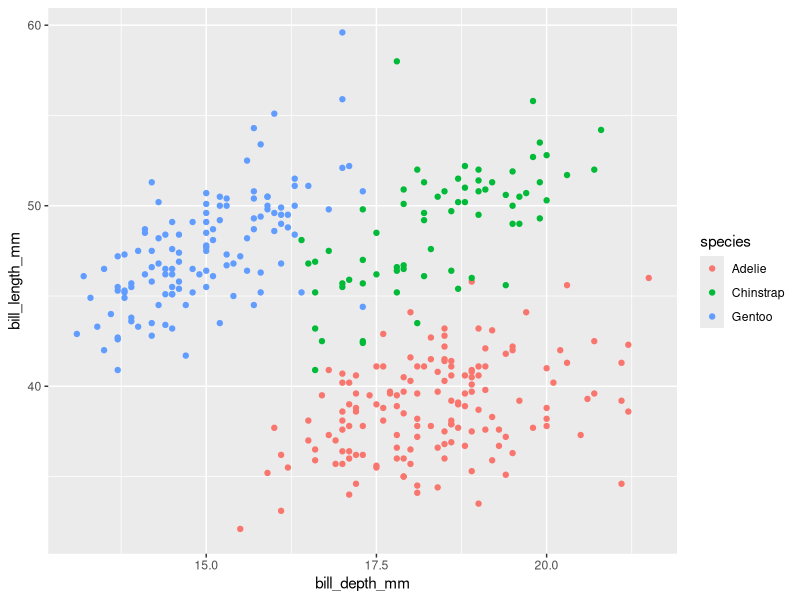

Write the R code that produced this figure.
### Created by Roland Lacap
### 02/08/2021
### We installed "palmerpenguins" for this exercise. 
#########################################################

###Load Libraries#######################################
library(tidyverse) #make sure this is in every script
library(palmerpenguins)
glimpse(penguins)

###
ggplot(data=penguins,
       mapping = aes(x = bill_depth_mm,
                     y = bill_length_mm,
                     color = species)) +
  geom_point()
